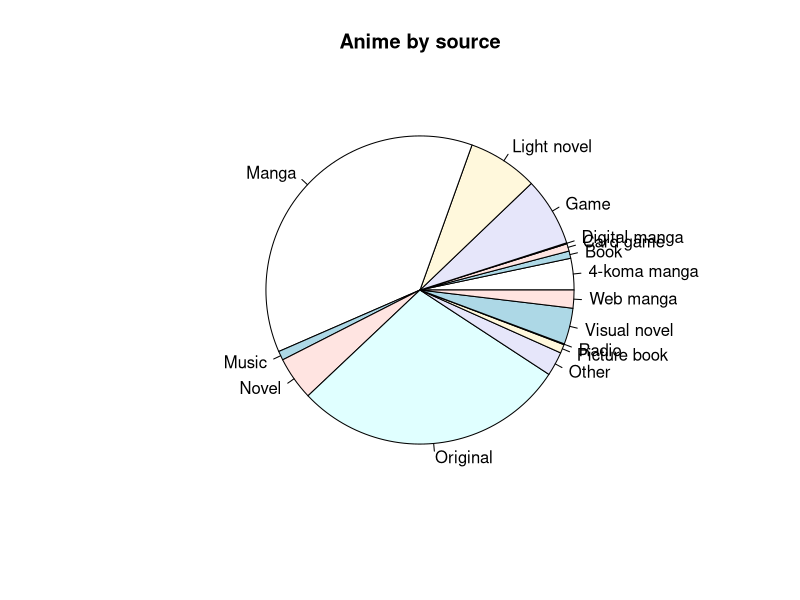
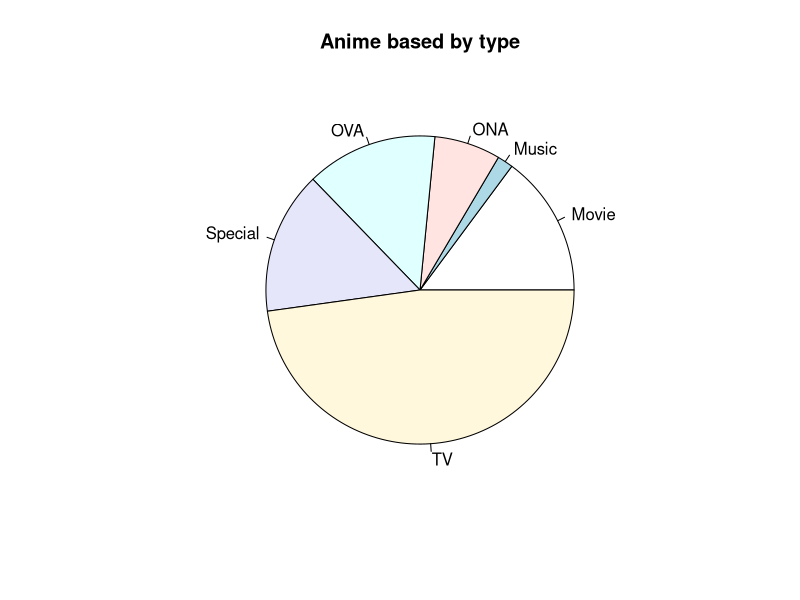
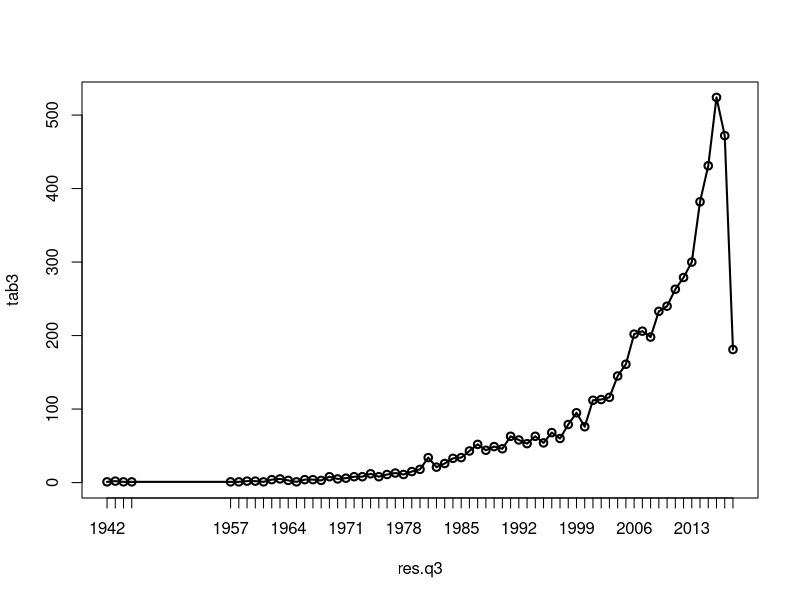

R code for these plots, in order:
animes <- read.csv('2. Data Visualization/anime.csv', fileEncoding = 'UTF-8-BOM' )

# hapus data null (animali)
animes <- na.omit(animes)

# pie chart (ratio of anime of source)
res.q1 = animes$source

tab1 <- table(res.q1)

pie (
  tab1,
  main = "Anime by source"
)

# pie chart (ratio anime on type)

res.q2 = animes$type

tab2 <- table(res.q2)
pie (
  tab2,
  main = "Anime based by type"
)

#3
res.q3 = animes$aired_from_year
tab3 <- table(res.q3)
plot (
  tab3,
  type = "o"
)

